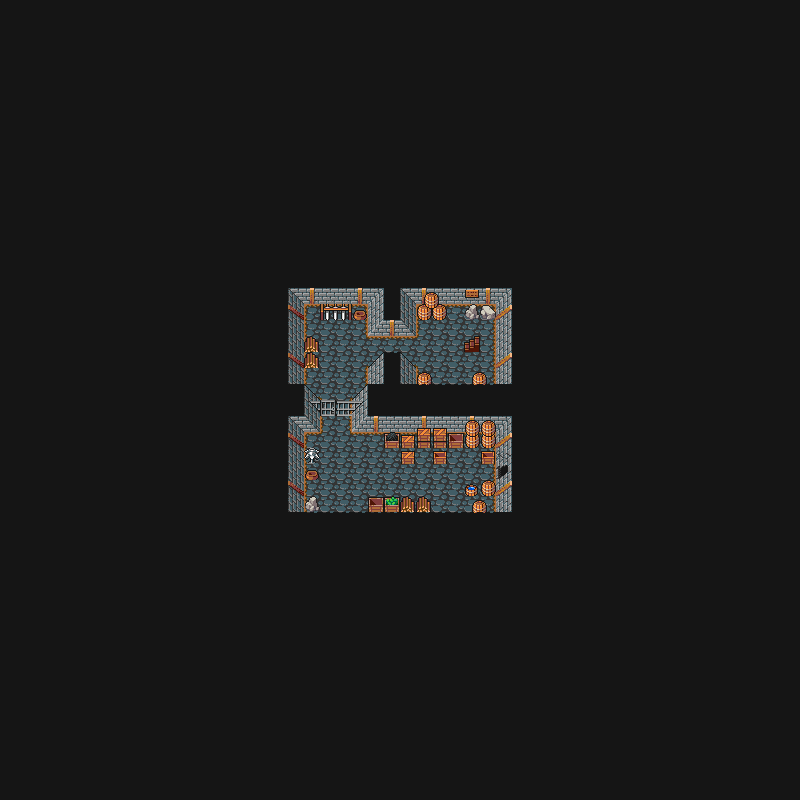

Rendered tile map (Tiled .tmx) drawn with the repository's tilesets; below, a short description and the map source with its tile grids summarised:
An orthogonal 50x50 tile map with 16x16 px tiles, 7 tile layers (collision, floor, Tile Layer 5, wall, ...), 20 tilesets and 3 objects (Warp, NPC, MONSTER).

<map version="1.2" tiledversion="1.2.1" orientation="orthogonal" renderorder="right-down" width="50" height="50" tilewidth="16" tileheight="16" infinite="0" nextlayerid="10" nextobjectid="22">
 <tileset firstgid="1" source="tileset/cave1.0/Cave_A.tsx" />
 <tileset firstgid="61" source="tileset/cave1.0/Cave_B.tsx" />
 <tileset firstgid="285" source="tileset/desert1.0/Desert_A.tsx" />
 <tileset firstgid="485" source="tileset/desert1.0/Desert_B.tsx" />
 <tileset firstgid="597" source="tileset/dungeon1.1/Dungeon_A.tsx" />
 <tileset firstgid="753" source="tileset/dungeon1.1/Dungeon_B.tsx" />
 <tileset firstgid="1009" source="tileset/grasslands2.1/A1.tsx" />
 <tileset firstgid="1909" source="tileset/grasslands2.1/A2.tsx" />
 <tileset firstgid="3903" source="tileset/grasslands2.1/B.tsx" />
 <tileset firstgid="4159" source="tileset/grasslands2.1/C.tsx" />
 <tileset firstgid="4415" source="tileset/grasslands2.1/D.tsx" />
 <tileset firstgid="4671" source="tileset/grasslands2.1/E.tsx" />
 <tileset firstgid="4851" source="tileset/grasslands2.1/Flowers.tsx" />
 <tileset firstgid="4947" source="tileset/grasslands2.1/Trees.tsx" />
 <tileset firstgid="5059" source="tileset/town1.2/doors_outside.tsx" />
 <tileset firstgid="5091" source="tileset/town1.2/Town_A.tsx" />
 <tileset firstgid="5299" source="tileset/town1.2/Town_B.tsx" />
 <tileset firstgid="5891" source="tileset/town1.2/Town_C.tsx" />
 <tileset firstgid="6206" source="tileset/town1.2/Town_D.tsx" />
 <tileset firstgid="6654" source="tileset/town1.2/Town_doors_inside.tsx" />
 <layer id="1" name="collision" width="50" height="50">
  <data>[2500 cells, 2418 non-empty, 1 distinct tile ids]</data>
 </layer>
 <layer id="2" name="floor" width="50" height="50">
  <data>[2500 cells, 136 non-empty, 13 distinct tile ids]</data>
 </layer>
 <layer id="3" name="Tile Layer 5" width="50" height="50">
  <data>[2500 cells, 7 non-empty, 5 distinct tile ids]</data>
 </layer>
 <layer id="4" name="wall" width="50" height="50">
  <data>[2500 cells, 158 non-empty, 13 distinct tile ids]</data>
 </layer>
 <layer id="5" name="walldeco" width="50" height="50">
  <data>[2500 cells, 18 non-empty, 5 distinct tile ids]</data>
 </layer>
 <layer id="6" name="Tile Layer 3" width="50" height="50">
  <data>[2500 cells, 40 non-empty, 29 distinct tile ids]</data>
 </layer>
 <objectgroup id="7" name="warp">
  <object id="17" name="pub_dining" type="Warp" x="464" y="336" width="16" height="16">
   <properties>
    <property name="direction" value="WEST" />
    <property name="x" type="int" value="31" />
    <property name="y" type="int" value="17" />
   </properties>
  </object>
 </objectgroup>
 <objectgroup id="9" name="entity">
  <object id="19" name="Concerned Guy" type="NPC" x="336" y="352" width="16" height="16">
   <properties>
    <property name="atlasBodyId" type="int" value="19" />
    <property name="atlasHeadId" type="int" value="2" />
    <property name="speed" type="float" value="0.3" />
   </properties>
  </object>
  <object id="21" name="Evil Joseph" type="MONSTER" x="336" y="448" width="16" height="16">
   <properties>
    <property name="atlasBodyId" type="int" value="0" />
    <property name="direction" value="SOUTH" />
    <property name="probabilityStill" type="float" value="0.3" />
    <property name="probabilityWalkStart" type="float" value="0.7" />
    <property name="speed" type="float" value="0.4" />
   </properties>
  </object>
 </objectgroup>
 <layer id="8" name="overhead" width="50" height="50">
  <data>[2500 cells, 3 non-empty, 3 distinct tile ids]</data>
 </layer>
</map>
